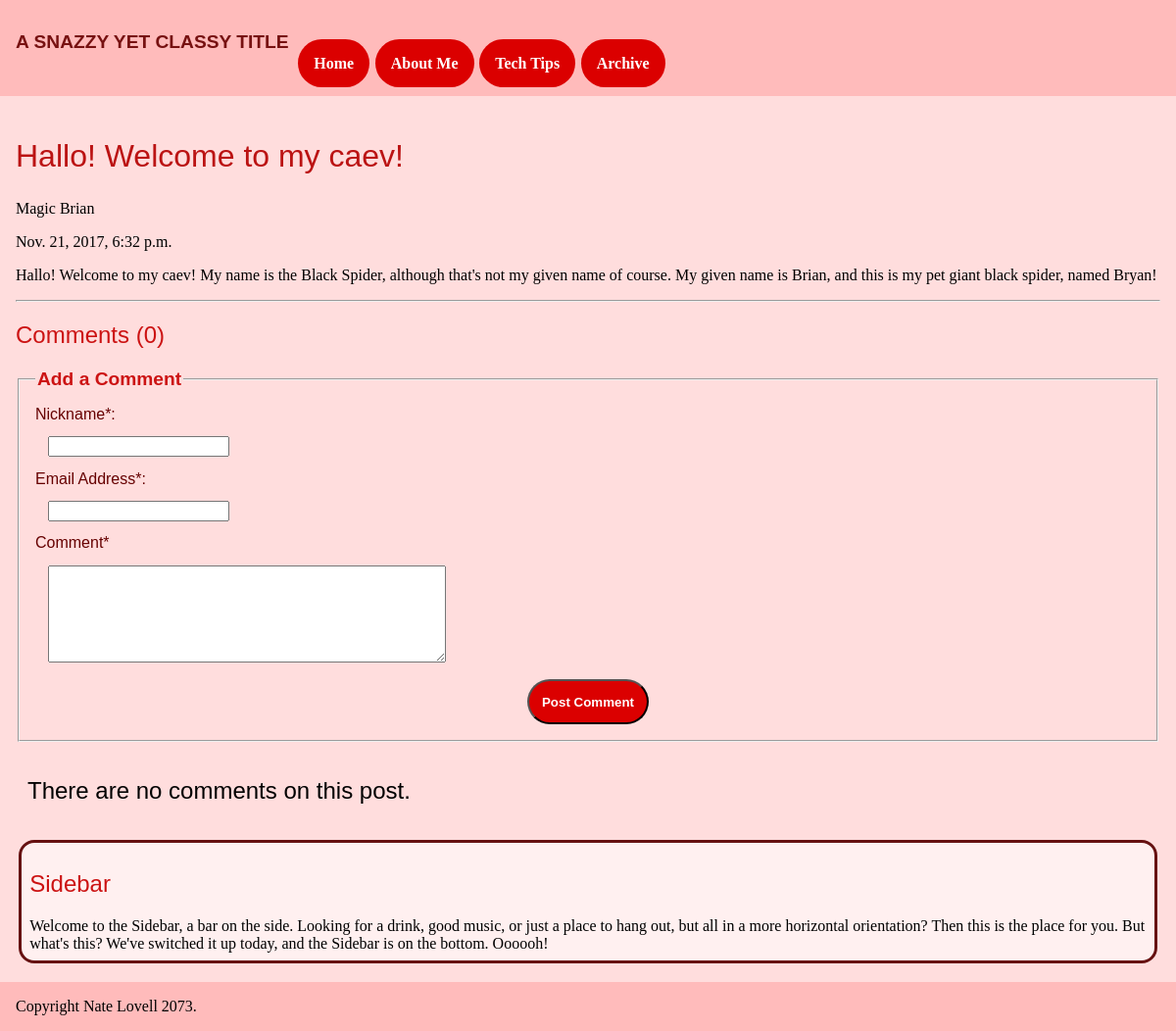
The app's page /blog/4/, older data.
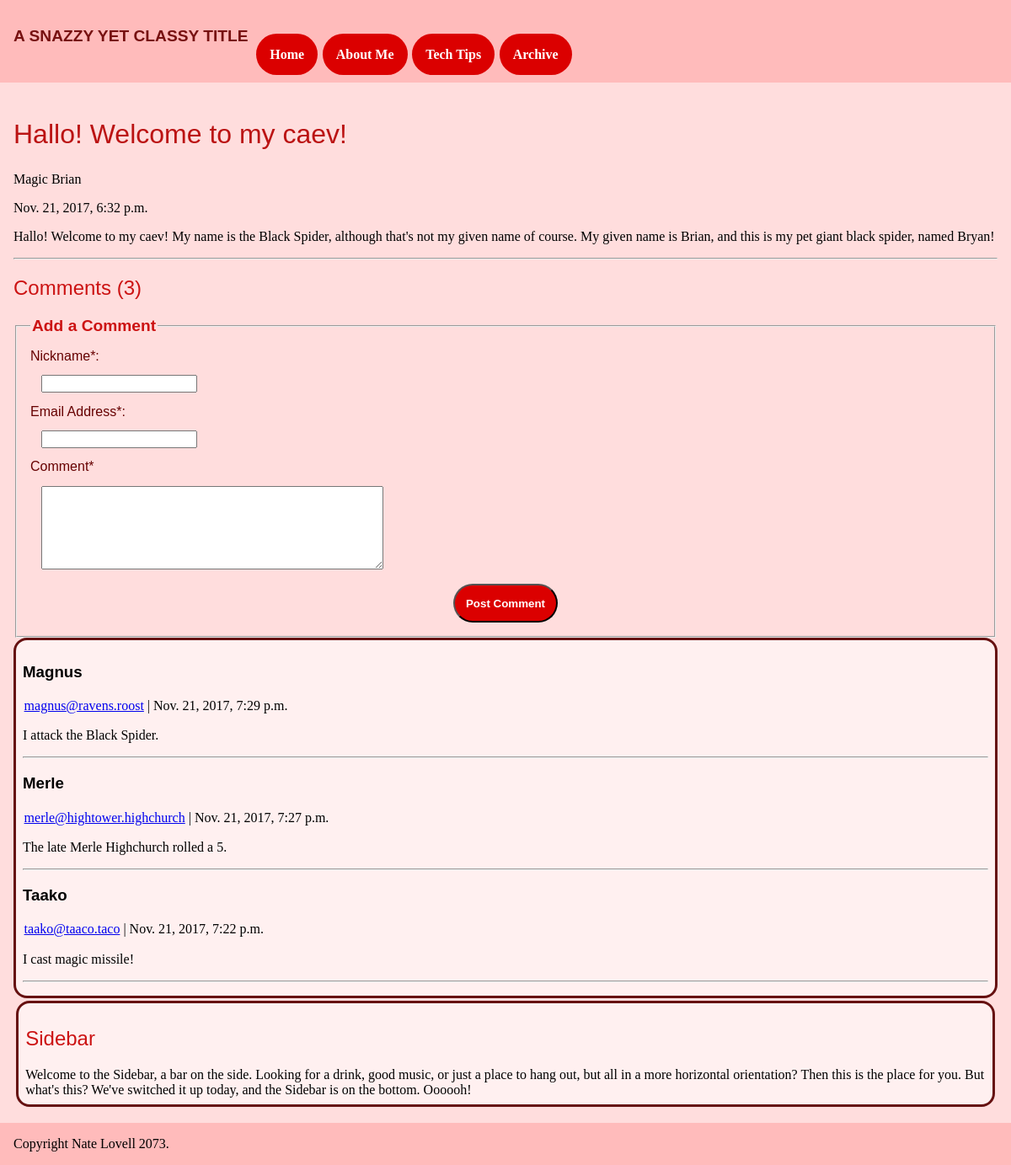
The same page, newer data.
### blog/models.py (models this page shows, shortened)
class Blog(models.Model):
    title = models.CharField(max_length=200)
    auth_name = models.CharField(max_length=50)
    content = models.TextField(max_length=25000)
    pub_date = models.DateTimeField('date published')

class Comment(models.Model):
    blog = models.ForeignKey(Blog, on_delete=models.CASCADE)
    nickname = models.CharField(max_length=50)
    email = models.EmailField(max_length=50)
    content = models.TextField(max_length=2000)
    pub_date = models.DateTimeField('date published')

### blog/views.py (the view)
# urls.py: url(r'^(?P<pk>[0-9]+)/$', views.DetailView.as_view(), name='detail'),
class DetailView(generic.DetailView):
    model=Blog
    template_name='blog/detail.html'

### blog/templates/blog/detail.html (shortened to what this page needs)
{% extends 'blog/base.html' %}
{% block main %}
    <article>
        <h1>
            {{ blog.title }}
        </h1>
        <p>
            {{ blog.auth_name }}
        </p>
        <p>
            {{ blog.pub_date }}
        </p>
        <p>
            {{ blog.content }}
        </p>
    </article>
    <hr>
    <h2>
        Comments ({{blog.comment_set.count}})
    </h2>
    <form action="{% url 'blog:comment' blog.id %}" method="POST">
        <fieldset>
            <legend>Add a Comment</legend>
            <label>
                Nickname*:<br>
                <input type="text" name="nickname" aria-required="true">
            </label><br>
            <label>
                Email Address*:<br>
                <input type="email" name="email" aria-required="true">
            </label><br>
            <label>
                Comment*<br>
                <textarea name="comment" aria-required="true"></textarea>
            </label><br>
            <center>
                <button type="submit">Post Comment</button>
            </center>
        </fieldset>
    </form>
    {% if blog.comment_set.all %}
        <div class="comment">
            {% for comment in blog.comment_set.all reversed %}
                <article>
                    <h3>
                        {{ comment.nickname }}
                    </h3>
                    <div class="emailAndDate">
                        <a href="mailto:{{ comment.email }}">{{ comment.email }}</a> | {{ comment.pub_date }}
                    </div>
                    <p {% if comment.content.length < 30 %}class="shortComment"{% endif %}>
                        {{ comment.content }}
                    </p>
                    <hr>
                </article>
            {% endfor %}
        </div>
    {% else %}
        <p class="noComments">There are no comments on this post.</p>
    {% endif %}
{% endblock %}

### blog/templates/blog/base.html (shortened to what this page needs)
<!DOCTYPE HTML>
<html lang="en-US">
    <head>
        <link rel="stylesheet" type="text/css" href="../../static/stylesheet.css">
    </head>
    <body>
        <header>
            <h2>A Snazzy Yet Classy Title</h2>
            <nav>
                    <li><a href="{% url 'blog:home' %}">Home</a></li>
                    <li><a href="{% url 'blog:about' %}">About Me</a></li>
                    <li><a href="{% url 'blog:tech' %}">Tech Tips</a></li>
                    <li><a href="{% url 'blog:archive' %}">Archive</a></li>
            </nav>
        </header>
        <main>
            {% block main %}
            {% endblock %}
            <aside>
                <h2>Sidebar</h2>
                Welcome to the Sidebar, a bar on the side. Looking for a drink, good music, or just a place to hang out, but all in a more horizontal orientation? Then this is the place for you. But what's this? We've switched it up today, and the Sidebar is on the bottom. Oooooh!
            </aside>
        </main>
        <footer>
            Copyright Nate Lovell 2073.
        </footer>
    </body>
</html>

### blog/static/stylesheet.css (style rules this page uses)
html,body { margin:0; }
header, footer { padding:1em; background-color:#ffbbbb; display:flex; flex-direction:row; flex-wrap:wrap; }
header>h2 { font-weight:bold; font-size:1.2em; text-transform:uppercase; color:#771111; text-align:center; vertical-align:middle; font-family:sans-serif; }
header nav { padding:.5em; }
header nav li { display: inline-block; text-align: center; margin-left:.1em; }
header nav a, header nav a:visited, button { background-color: #db0000; color: #ffffff; padding: 1em; text-decoration: none; border-radius:7em; font-weight:bold; }
main { background-color:#ffdddd; padding:1em; }
h1 { font-size:2em; font-family:sans-serif; color:#bb1313; font-weight:500; }
h2>a, h2 { font-size:1.5em; font-family:sans-serif; color:#cc1313; font-weight:400; }
aside { flex:1; margin: .2em; border-style:solid; border-width:medium; border-radius:1em; padding:.5em; border-color:#661111; background-color:#fff0f0; }
fieldset { padding:1em; }
legend { font-size:1.2em; font-family:sans-serif; color:#cc1313; font-weight:700; }
label { font-size:1em; font-family:sans-serif; color:#660000; font-weight:500; }
input { margin:1em; }
textarea { margin:1em; min-width:30em; min-height:7em; }
h3 { font-family:sans-serif; }
.comment { border-style:solid; border-width:medium; border-radius:1em; padding:.5em; border-color:#661111; background-color:#fff0f0; }
.emailAndDate { font-size:1em; padding:.1em; }

Row changes from the older to the newer data that the page shows:
computed for Blog "Hallo! Welcome to my caev!": comment_set.count "0" → "3"
added Comment: nickname "Magnus", email "magnus@ravens.roost", pub_date "Nov. 21, 2017, 7:29 p.m.", content "I attack the Black Spider."
added Comment: nickname "Merle", email "merle@hightower.highchurch", pub_date "Nov. 21, 2017, 7:27 p.m.", content "The late Merle Highchurch rolled a 5."
added Comment: nickname "Taako", email "taako@taaco.taco", pub_date "Nov. 21, 2017, 7:22 p.m.", content "I cast magic missile!"
Text that changed along with them:
text no longer shown: "There are no comments on this post."
